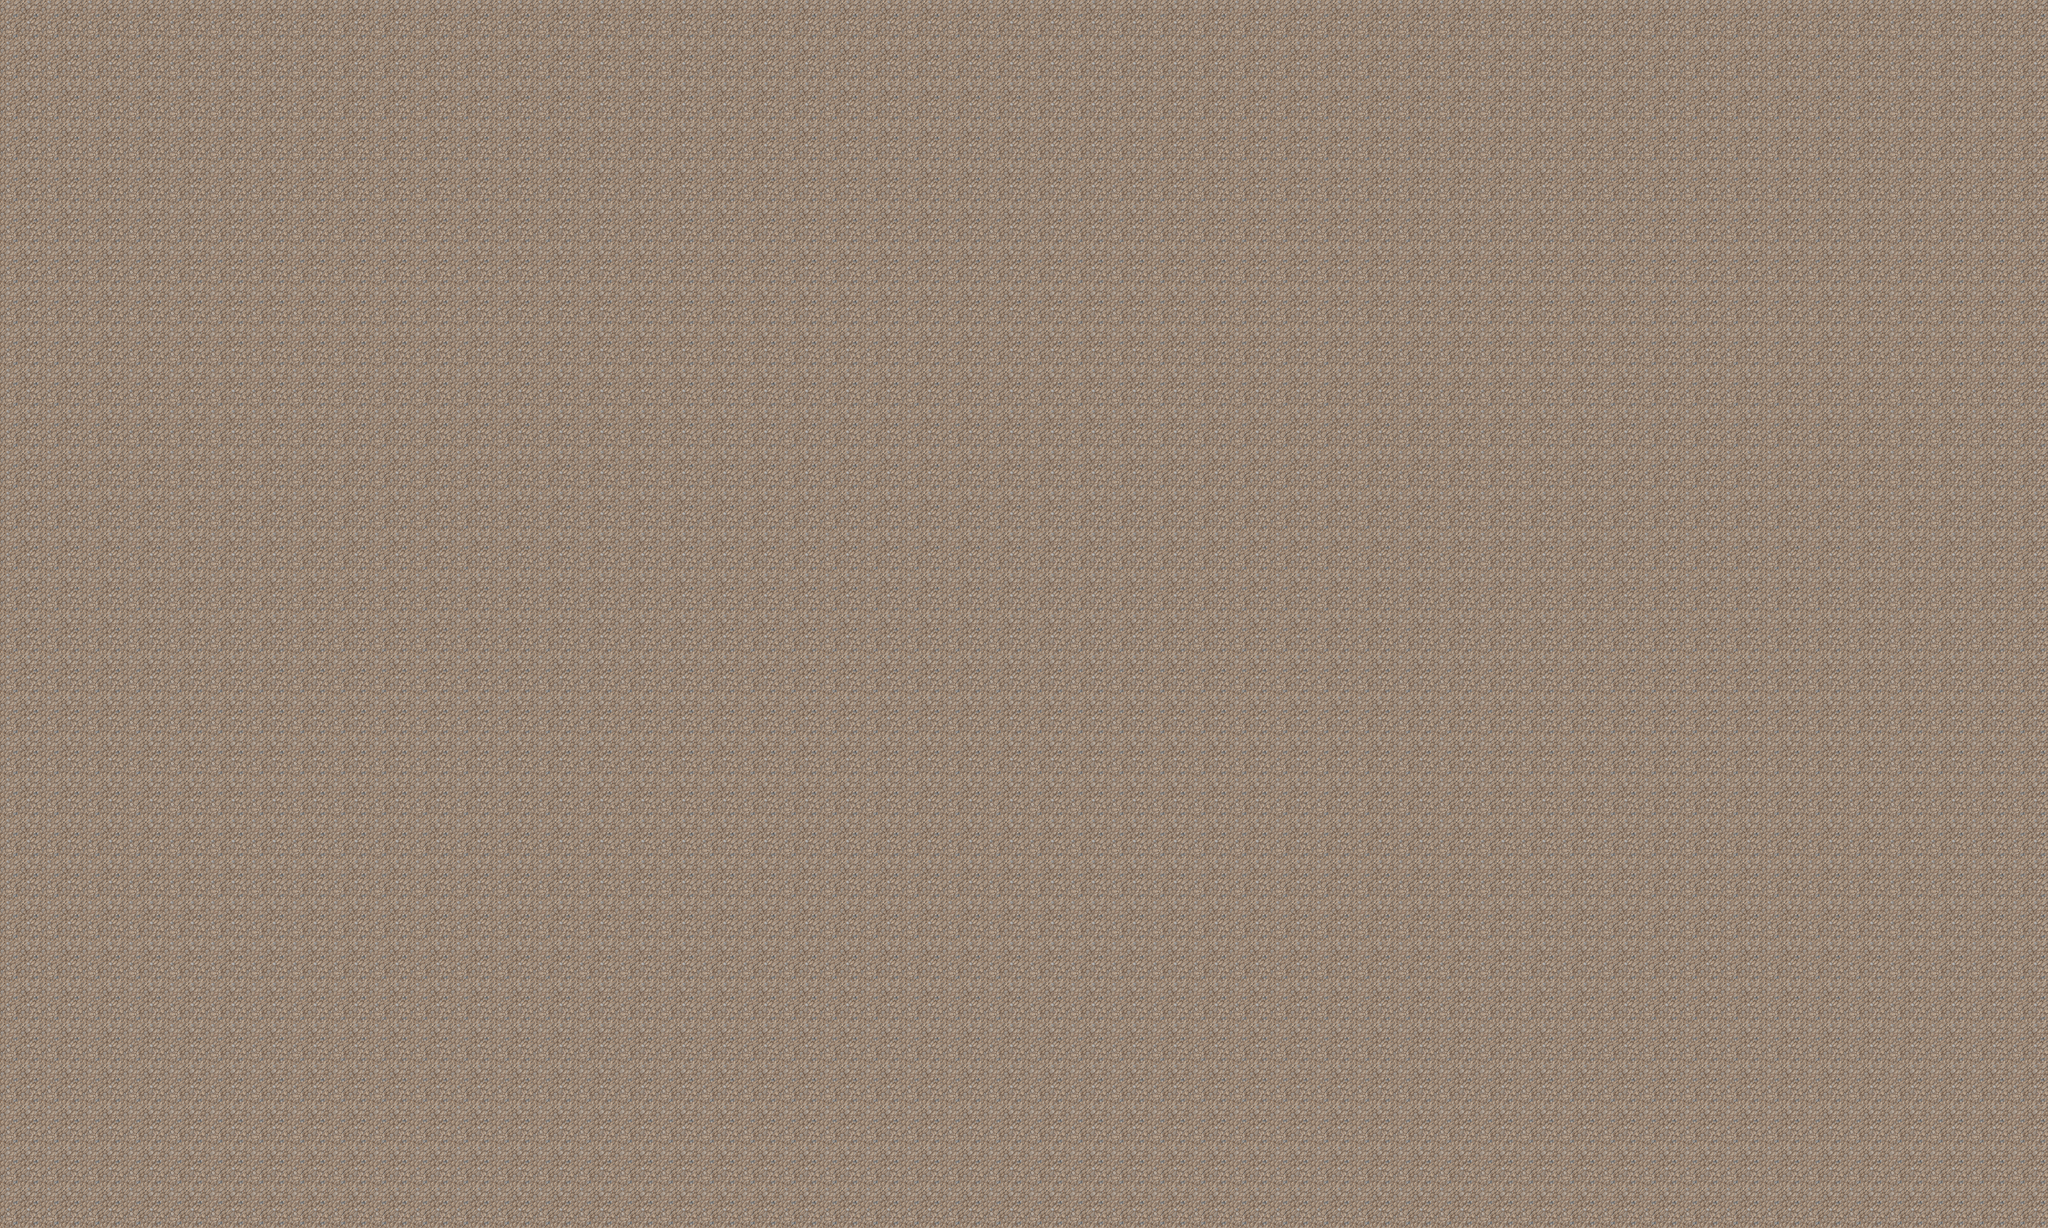

The image is a tile-based game level rendered from a .tmx file. Its description and source (layers, tilesets, objects; grid data summarised) follow:
An orthogonal 100x60 tile map with 32x32 px tiles, 1 tile layer (Calque de Tile 1).

<map version="1.0" tiledversion="1.0.3" orientation="orthogonal" renderorder="right-down" width="100" height="60" tilewidth="32" tileheight="32" nextobjectid="1">
 <tileset firstgid="1" name="mountain_landscape" tilewidth="32" tileheight="32" tilecount="256" columns="16">
  <image source="tuiles/mountain_landscape.png" trans="ff00ff" width="512" height="512" />
 </tileset>
 <layer name="Calque de Tile 1" width="100" height="60">
  <data>[6000 cells, 6000 non-empty, 4 distinct tile ids]</data>
 </layer>
</map>
